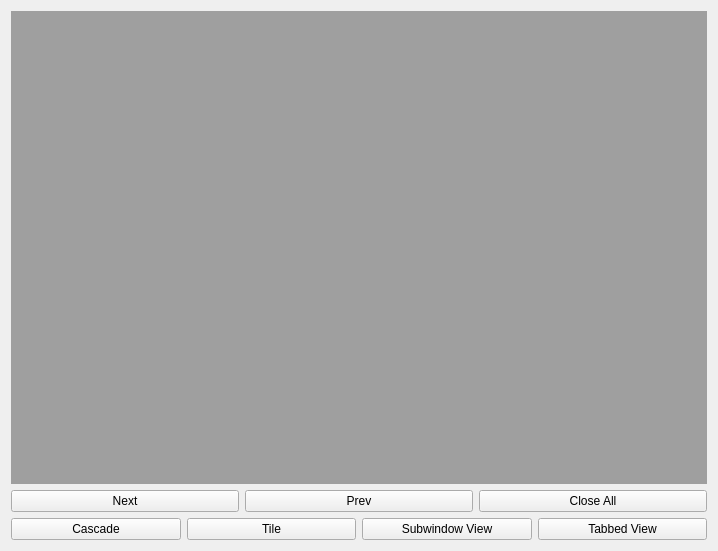
<?xml version="1.0" encoding="UTF-8"?>
<ui version="4.0">
 <class>Form</class>
 <widget class="QWidget" name="Form">
  <property name="geometry">
   <rect>
    <x>0</x>
    <y>0</y>
    <width>718</width>
    <height>551</height>
   </rect>
  </property>
  <property name="windowTitle">
   <string>Form</string>
  </property>
  <layout class="QGridLayout" name="gridLayout">
   <item row="0" column="0" colspan="3">
    <widget class="QMdiArea" name="mdiArea"/>
   </item>
   <item row="1" column="0">
    <widget class="QPushButton" name="btnNext">
     <property name="text">
      <string>Next</string>
     </property>
    </widget>
   </item>
   <item row="1" column="1">
    <widget class="QPushButton" name="btnPrev">
     <property name="text">
      <string>Prev</string>
     </property>
    </widget>
   </item>
   <item row="1" column="2">
    <widget class="QPushButton" name="btnCloseAll">
     <property name="text">
      <string>Close All</string>
     </property>
    </widget>
   </item>
   <item row="2" column="0" colspan="3">
    <layout class="QHBoxLayout" name="horizontalLayout">
     <item>
      <widget class="QPushButton" name="btnCascade">
       <property name="text">
        <string>Cascade</string>
       </property>
      </widget>
     </item>
     <item>
      <widget class="QPushButton" name="btnTile">
       <property name="text">
        <string>Tile</string>
       </property>
      </widget>
     </item>
     <item>
      <widget class="QPushButton" name="btnSubWinView">
       <property name="text">
        <string>Subwindow View</string>
       </property>
      </widget>
     </item>
     <item>
      <widget class="QPushButton" name="btnTabView">
       <property name="text">
        <string>Tabbed View</string>
       </property>
      </widget>
     </item>
    </layout>
   </item>
  </layout>
 </widget>
 <resources/>
 <connections/>
</ui>
